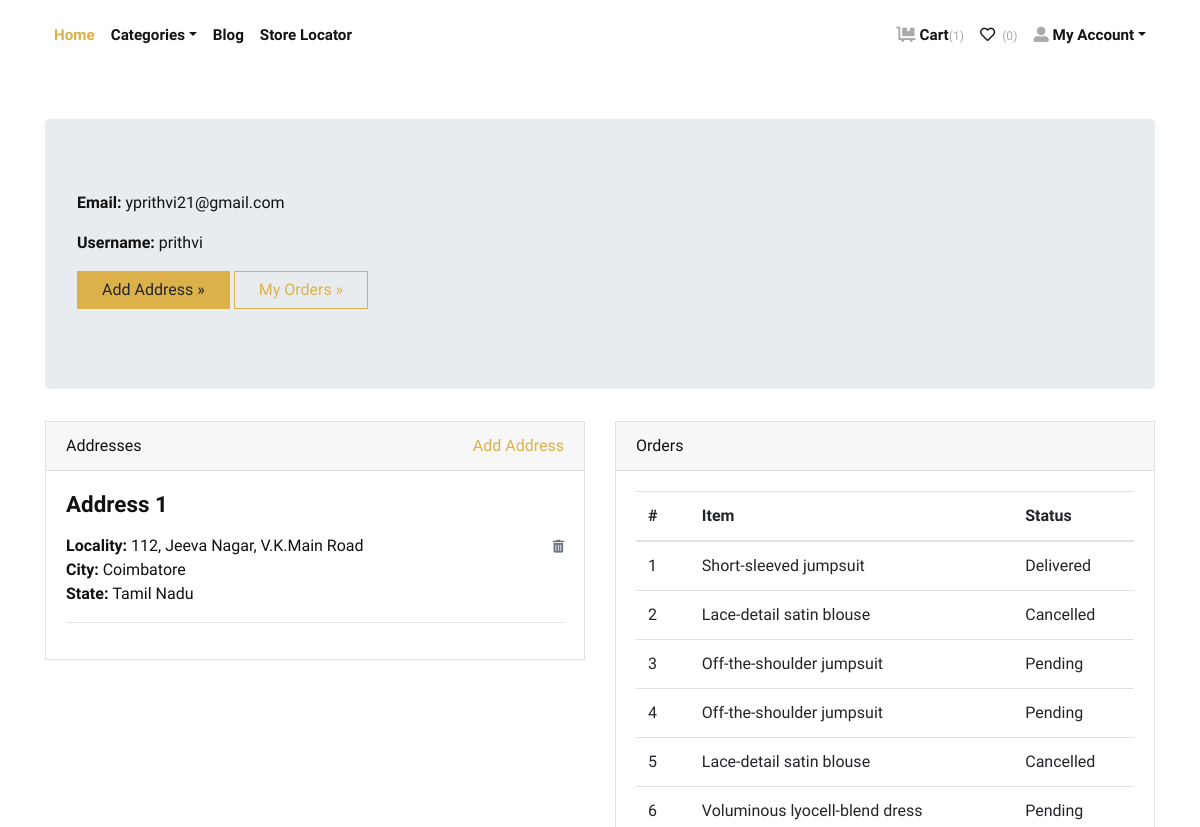
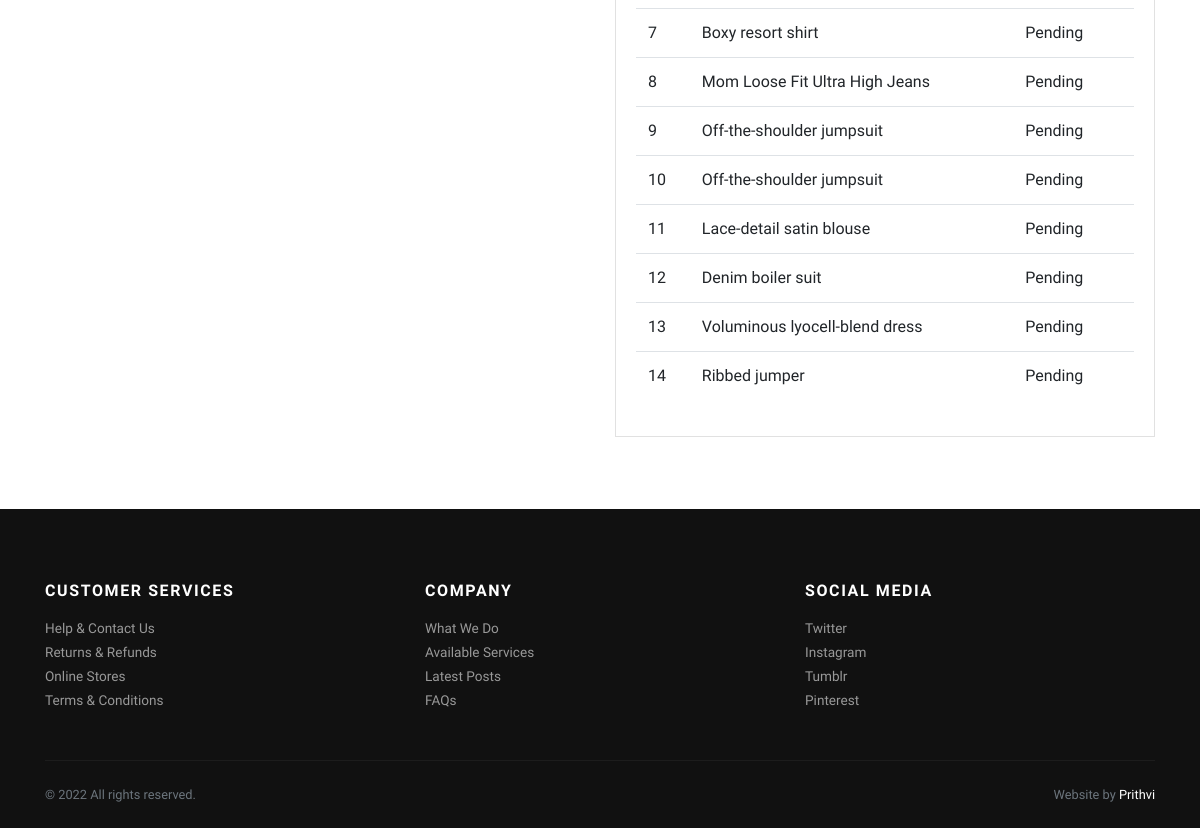
Page /accounts/profile/ (signed in) on the earlier database version (2 pictures, top to bottom).
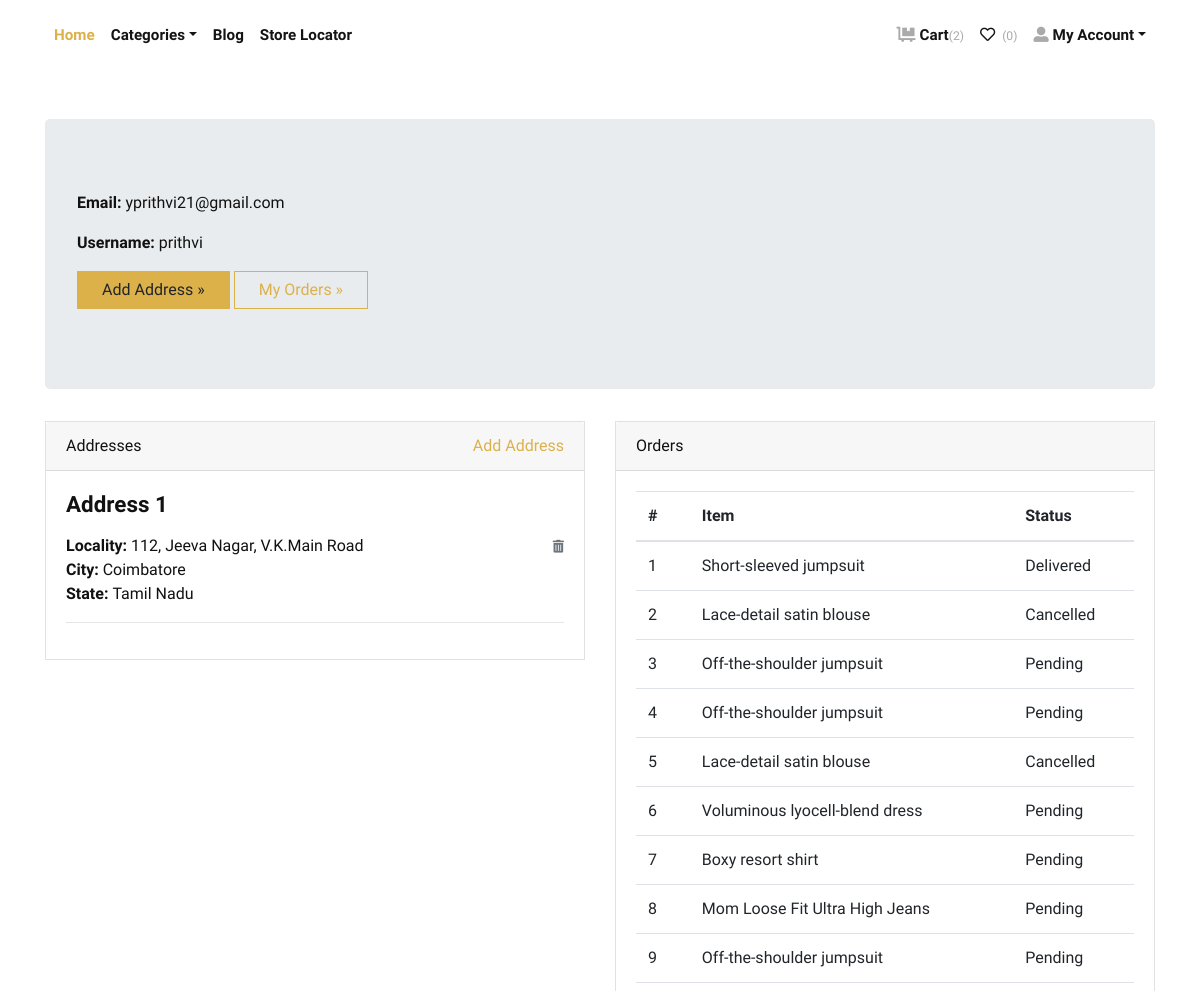
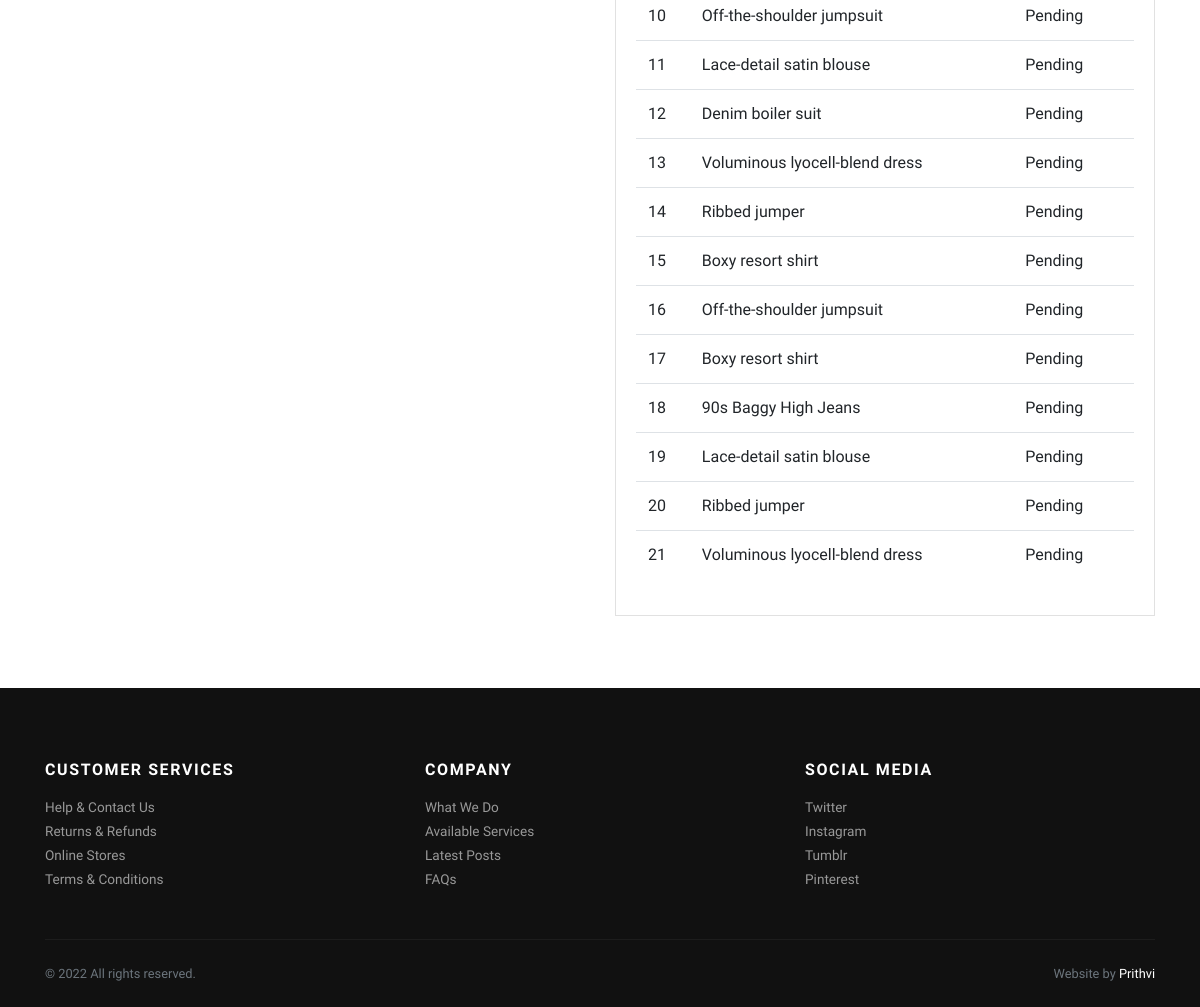
Same page on the later database version (2 pictures, top to bottom).
### store/models.py (models this page shows, shortened)
class Address(models.Model):
    user = models.ForeignKey(User, verbose_name="User", on_delete=models.CASCADE)
    locality = models.CharField(max_length=150, verbose_name="Nearest Location")
    city = models.CharField(max_length=150, verbose_name="City")
    state = models.CharField(max_length=150, verbose_name="State")

class Order(models.Model):
    user = models.ForeignKey(User, verbose_name="User", on_delete=models.CASCADE)
    address = models.ForeignKey(Address, verbose_name="Shipping Address", on_delete=models.CASCADE)
    product = models.ForeignKey(Product, verbose_name="Product", on_delete=models.CASCADE)
    quantity = models.PositiveIntegerField(verbose_name="Quantity")
    ordered_date = models.DateTimeField(auto_now_add=True, verbose_name="Ordered Date")
    status = models.CharField(
        choices=STATUS_CHOICES,
        max_length=50,
        default="Pending"
        )

class Product(models.Model):
    title = models.CharField(max_length=150, verbose_name="Product Title")
    slug = models.SlugField(max_length=160, verbose_name="Product Slug")
    sku = models.CharField(max_length=255, unique=True, verbose_name="Unique Product ID (SKU)")
    short_description = models.TextField(verbose_name="Short Description")
    detail_description = models.TextField(blank=True, null=True, verbose_name="Detail Description")
    product_image = models.ImageField(upload_to='product', blank=True, null=True, verbose_name="Product Image")
    price = models.DecimalField(max_digits=8, decimal_places=2)
    category = models.ForeignKey(Category, verbose_name="Product Categoy", on_delete=models.CASCADE)
    is_active = models.BooleanField(verbose_name="Is Active?")
    is_featured = models.BooleanField(verbose_name="Is Featured?")
    created_at = models.DateTimeField(auto_now_add=True, verbose_name="Created Date")
    updated_at = models.DateTimeField(auto_now=True, verbose_name="Updated Date")
    class Meta:
        verbose_name_plural = 'Products'
        ordering = ('-created_at', )

### store/views.py (the view)
# urls.py: path('accounts/profile/', views.profile, name="profile"),
@login_required
def profile(request):
    addresses = Address.objects.filter(user=request.user)
    orders = Order.objects.filter(user=request.user)
    return render(request, 'account/profile.html', {'addresses':addresses, 'orders':orders})

### store/context_preprocessors.py (called while the page is built)
def store_menu(request):
    categories = Category.objects.filter(is_active=True)
    context = {
        'categories_menu': categories,
    }
    return context

def cart_menu(request):
    if request.user.is_authenticated:
        cart_items= Cart.objects.filter(user=request.user)
        context = {
            'cart_items': cart_items,
        }
    else:
        context = {}
    return context

### templates/account/profile.html (shortened to what this page needs)
{% extends 'base.html' %}
{% load static %}
    {% block content %}
      <div class="container py-5">
        <div class="jumbotron">
          <p><strong>Email:</strong> {{request.user.email}}</p>
          <p><strong>Username:</strong> {{request.user.username}}</p>
          <p><a class="btn btn-primary btn-large" href="{% url 'store:add-address' %}">Add Address »</a> <a class="btn btn-outline-primary btn-large" href="#">My Orders »</a></p>
        </div>
        <div class="row">
          <div class="col-lg-6">
            <div class="card mb-4" id="headings">
              <div class="card-header">Addresses <span class="float-right"><a href="{% url 'store:add-address' %}">Add Address</a></span></div>
              <div class="card-body">
                {% if addresses %}
                    {% for address in addresses %}
                        <h4 class="mb-3">Address {{forloop.counter}}</h4>
                        <span class="float-right"><a href="{% url 'store:remove-address' address.id %}"><i class="fas fa-trash-alt small text-muted"></i></a></span>
                        <p>
                            <strong>Locality: </strong>{{address.locality}} <br>
                            <strong>City: </strong>{{address.city}} <br>
                            <strong>State: </strong>{{address.state}} <br>
                        </p>
                        <hr>
                    {% endfor %}
                {% else %}
                <div class="text-danger">
                  Address not Added.
                </div>
                {% endif %}
              </div>
            </div>
          </div>
          <div class="col-lg-6">
            <div class="card mb-4" id="tables">
              <div class="card-header">Orders</div>
              <div class="card-body">
                <table class="table table-hover">
                  <thead>
                    <tr>
                      <th>#</th>
                      <th>Item</th>
                      <th>Status</th>
                    </tr>
                  </thead>
                  <tbody>
                    {% if orders %}
                      {% for order in orders %}
                        <tr>
                          <td>{{forloop.counter}}</td>
                          <td>{{order.product.title}}</td>
                          <td>
                            {{order.status}}
                          </td>
                        </tr>
                      {% endfor %}
                    {% else %}
                    <tr>
                      <td class="text-danger" colspan="3">You've not Ordered anything yet.</td>
                    </tr>
                    {% endif %}
                  </tbody>
                </table>
              </div>
            </div>
          </div>
        </div>
      </div>
{% endblock content %}

Differences in the rows shown:
added Order: product "Boxy resort shirt", status "Pending"
added Order: product "Off-the-shoulder jumpsuit", status "Pending"
added Order: product "Boxy resort shirt", status "Pending"
added Order: product "90s Baggy High Jeans", status "Pending"
added Order: product "Lace-detail satin blouse", status "Pending"
added Order: product "Ribbed jumper", status "Pending"
added Order: product "Voluminous lyocell-blend dress", status "Pending"
Other differences:
{{ cart_items.count }}: "1" → "2"
